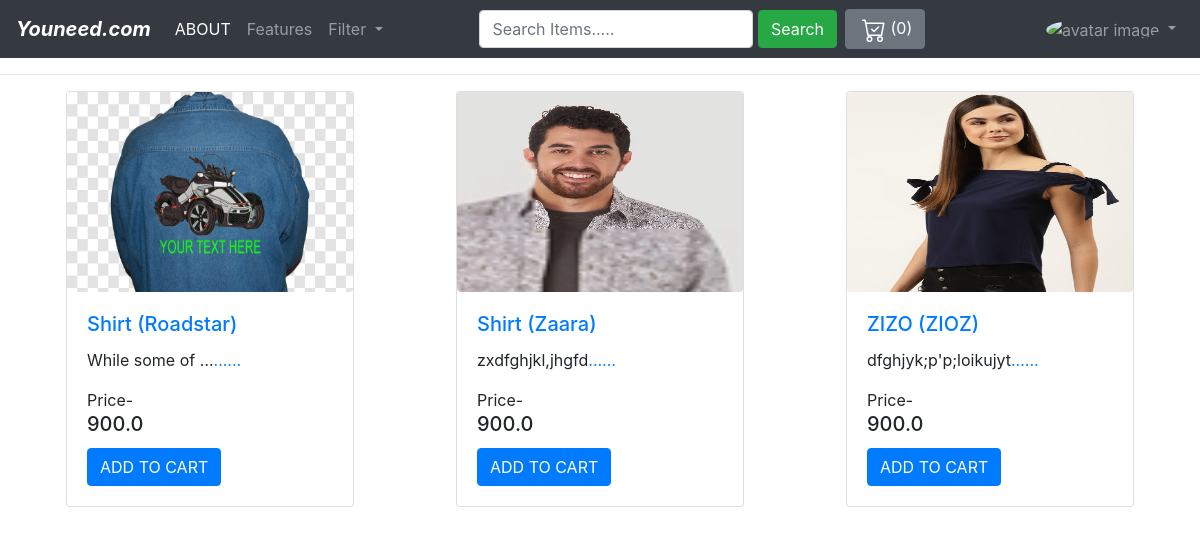
The app's page / (signed in) with its own data.
### ecomm/models.py (models this page shows, shortened)
class Product(models.Model):
    Product_name = models.CharField(max_length=20)
    category = models.ForeignKey(Category, on_delete=models.CASCADE)
    Price = models.FloatField()
    brand = models.CharField(max_length=30)
    Description = models.TextField()
    image = models.FileField(upload_to="product/", max_length=None)

### ecomm/views.py (the view)
# urls.py: path('', views.home, name= 'home_page'),
def home(request):
    prdt = Product.objects.all()
    cate=Category.objects.all()
    catego_id=request.GET.get("category")
    print(catego_id)
    if catego_id:
        prdt=Product.objects.filter(category_id=catego_id)
    params = {'response':prdt,'cate':cate}
    return render(request, 'index.html', params)

### template/index.html (shortened to what this page needs)
{% extends "base.html" %}
{% load static %}
{% block card %}<hr>
<div class="container-fluid mt-3">
  <div class="row">
    <div class="col mx-auto">
      <div class="row mx-auto">
        {% for d in response%}
        <div class="card mx-auto mb-3" style="width: 18rem;">
          <a href="{{d.image.url}}"><img class="card-img-top rounded" style=" height: 200px" src="{{d.image.url}}" alt="Card image cap" style="width: 15; height:15;"></a>
          <div class="card-body">
            <a href="{% url 'product' d.id %}"><h5 class="card-title">{{d.Product_name}} ({{d.brand}})</h5></a>
            <p class="card-text">{{d.Description|safe|truncatewords:3 }}<a href="{{ url_for_full_content }}">......</a></p>
            Price-<h5 class="card-title">{{d.Price}}</h5>
            <a href="{% url 'addtocart' d.id %}"  class="btn card-bottom btn-primary" value="ADD TO CART">ADD TO CART</a>
          </div>
        </div>
        {%endfor%}
      </div>
    </div>
  </div>
</div>
{% endblock card %}

### records on screen
Product: image (picture), Product_name "Shirt", brand "Roadstar", Description "While some of …", Price "900.0"
Product: image (picture), Product_name "Shirt", brand "Zaara", Description "zxdfghjkl,jhgfd", Price "900.0"
Product: image (picture), Product_name "ZIZO", brand "ZIOZ", Description "dfghjyk;p'p;loikujyt", Price "900.0"
